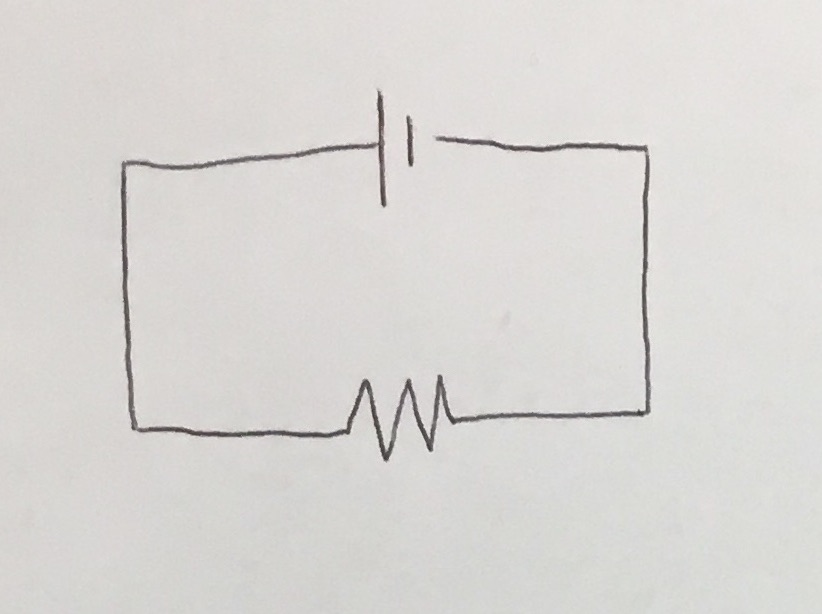
#> input picture imgs/1.JPG, 822 x 614 px, given in place of IMG_0095.JPG, which was not available
$ python render_circuit.py
#> lines starting #> are read from the running program, lines starting #| are printed output that depends on the picture; after the words box and inside, x2 and y2 are one past the last pixel; in counts of white or black regions, pixels touching at a corner belong together; pictures that were not available may be replaced by others from this repository, and a replacement may not be noted
### process_image.py
import cv2
import numpy as np
from collections import deque, namedtuple
from unionfind import UnionFind
from new_identify import identify_component
from graph import build_graph, component_edges, build_circuit

PLUSPLUSPLUS = np.array([
    [1, 1, 1, 0, 0, 0, 0, 0, 0, 0, 0, 0, 0, 0, 0, 0, 0, 1, 1, 1],
    [1, 1, 1, 0, 0, 0, 0, 0, 0, 0, 0, 0, 0, 0, 0, 0, 0, 1, 1, 1],
    [1, 1, 1, 1, 0, 0, 0, 0, 0, 0, 0, 0, 0, 0, 0, 0, 1, 1, 1, 1],
    [0, 0, 1, 1, 1, 0, 0, 0, 0, 0, 0, 0, 0, 0, 0, 1, 1, 1, 0, 0],
    [0, 0, 0, 1, 1, 1, 0, 0, 0, 0, 0, 0, 0, 0, 1, 1, 1, 0, 0, 0],
    [0, 0, 0, 0, 1, 1, 1, 0, 0, 0, 0, 0, 0, 1, 1, 1, 0, 0, 0, 0],
    [0, 0, 0, 0, 0, 1, 1, 1, 0, 0, 0, 0, 1, 1, 1, 0, 0, 0, 0, 0],
    [0, 0, 0, 0, 0, 0, 1, 1, 1, 0, 0, 1, 1, 1, 0, 0, 0, 0, 0, 0],
    [0, 0, 0, 0, 0, 0, 0, 1, 1, 1, 1, 1, 1, 0, 0, 0, 0, 0, 0, 0],
    [0, 0, 0, 0, 0, 0, 0, 0, 1, 1, 1, 1, 0, 0, 0, 0, 0, 0, 0, 0],
    [0, 0, 0, 0, 0, 0, 0, 0, 1, 1, 1, 1, 0, 0, 0, 0, 0, 0, 0, 0],
    [0, 0, 0, 0, 0, 0, 0, 1, 1, 1, 1, 1, 1, 0, 0, 0, 0, 0, 0, 0],
    [0, 0, 0, 0, 0, 0, 1, 1, 1, 0, 0, 0, 1, 1, 0, 0, 0, 0, 0, 0],
    [0, 0, 0, 0, 0, 1, 1, 1, 0, 0, 0, 0, 1, 1, 1, 0, 0, 0, 0, 0],
    [0, 0, 0, 0, 1, 1, 1, 0, 0, 0, 0, 0, 0, 1, 1, 1, 0, 0, 0, 0],
    [0, 0, 0, 1, 1, 1, 0, 0, 0, 0, 0, 0, 0, 0, 1, 1, 1, 0, 0, 0],
    [0, 0, 1, 1, 1, 0, 0, 0, 0, 0, 0, 0, 0, 0, 0, 1, 1, 1, 0, 0],
    [1, 1, 1, 1, 0, 0, 0, 0, 0, 0, 0, 0, 0, 0, 0, 0, 1, 1, 1, 1],
    [1, 1, 1, 0, 0, 0, 0, 0, 0, 0, 0, 0, 0, 0, 0, 0, 0, 1, 1, 1],
    [1, 1, 1, 0, 0, 0, 0, 0, 0, 0, 0, 0, 0, 0, 0, 0, 0, 1, 1, 1],
]).astype(np.uint8)

def resize_image(img):
    scale = np.sqrt(4e5 / (img.shape[0] * img.shape[1]))
    new_bounds = (int(img.shape[1] * scale), int(img.shape[0] * scale))
    img = cv2.resize(img, new_bounds, interpolation=cv2.INTER_CUBIC)
#> img: shape (546, 731)
    return img


def clean_image(img):
    img = cv2.GaussianBlur(img, (5, 5), 0)
    img = cv2.adaptiveThreshold(img, 255, cv2.ADAPTIVE_THRESH_MEAN_C,
                                cv2.THRESH_BINARY_INV, 25, 30)
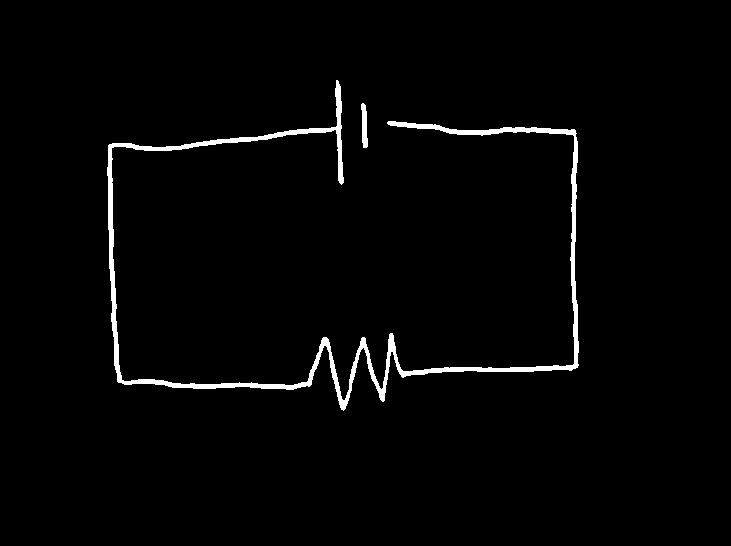
#> img: shape (546, 731); 2% white; 2 white regions, box (x1, y1, x2, y2) and area: (107, 80, 579, 411) 7763, (361, 103, 368, 148) 224
    img2 = cv2.morphologyEx(img, cv2.MORPH_CLOSE, np.ones((7, 7)))
#> img2: shape (546, 731); 2.1% white; 2 white regions, box (x1, y1, x2, y2) and area: (107, 80, 579, 411) 7994, (361, 103, 368, 148) 224
    img2 = cv2.dilate(img2, np.ones((5, 5)), iterations=2)
#> img2: shape (546, 731); 5.8% white; 2 white regions, box (x1, y1, x2, y2) and area: (103, 76, 583, 415) 22619, (357, 99, 372, 152) 704
    return img2, img


def detect_graph_components(img):
    # detect the circles
    circles_img = cv2.morphologyEx(
        img, cv2.MORPH_CLOSE, np.ones((5, 5)), iterations=3)
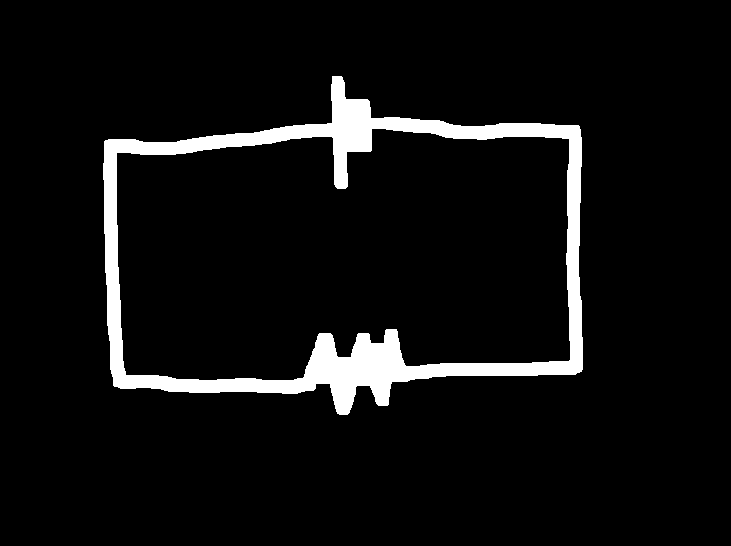
#> circles_img: shape (546, 731); 6.2% white; 1 white region

    contours, _ = cv2.findContours(255-circles_img, 1, 2)
#> contours = 3 contours; box (x1, y1, x2, y2) and area: (0, 0, 731, 546) 397850, (102, 75, 584, 416) 124754, (117, 129, 570, 380) 98296
    for cnt in contours:
        if cv2.contourArea(cnt) < 5000:
            cv2.drawContours(circles_img, [cnt], -1, 255, -1)
#> this loop made 3 passes
#> cnt on pass 3: [[0, 0], [0, 545], [730, 545], [730, 0]]
    circles_img = cv2.erode(circles_img, np.ones((21, 21)))
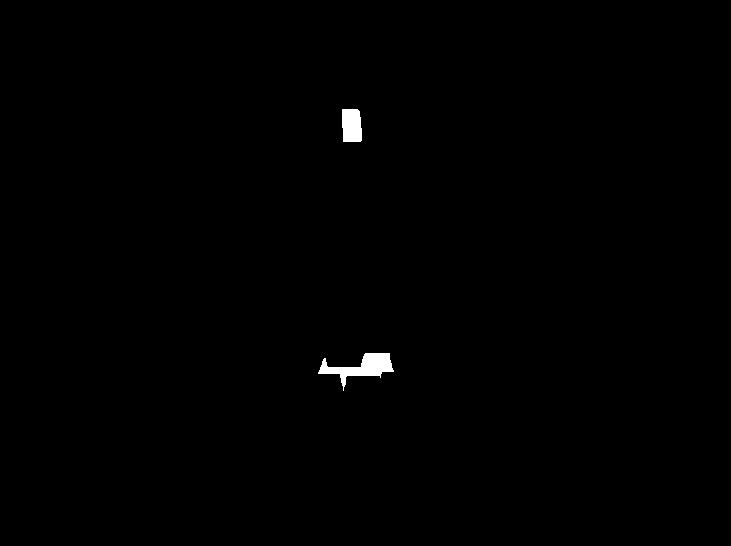
#> circles_img: shape (546, 731); 0.42% white; 2 white regions

    contours, _ = cv2.findContours(circles_img, 1, 2)
#> contours = 2 contours; box (x1, y1, x2, y2) and area: (318, 353, 394, 391) 962, (342, 109, 362, 142) 566
    for cnt in contours:
        area = cv2.contourArea(cnt)
        arclen = cv2.arcLength(cnt, True)
        if arclen == 0:
            continue
        circularity = (4 * np.pi * area) / (arclen * arclen)
        if (circularity < .8):
            cv2.drawContours(circles_img, [cnt], -1, 0, -1)
#> this loop made 2 passes
#> (area, arclen, circularity) on passes 1 to 2: (962.5, 229, 0.231), (566, 98.49, 0.733)
#> circles_img: shape (546, 731); 0.42% of pixels changed, all inside (x1, y1, x2, y2) = (318, 109, 394, 391)
    circles_img = cv2.dilate(circles_img, np.ones((21, 21)))

    # bind together
    blob_img = img-circles_img
    blob_img = cv2.morphologyEx(blob_img, cv2.MORPH_CLOSE, np.ones((29,29)), iterations=1)
#> blob_img: shape (546, 731); 6.6% white; 1 white region, box (x1, y1, x2, y2) and area: (103, 76, 583, 415) 26298
    blob_img = cv2.erode(blob_img, np.ones((9, 9)), iterations=2)
#> blob_img: shape (546, 731); 1.1% white; 2 white regions, box (x1, y1, x2, y2) and area: (312, 341, 402, 400) 3641, (339, 107, 364, 144) 867
    blob_img = cv2.morphologyEx(blob_img, cv2.MORPH_CLOSE, np.ones((15,15)), iterations=1)
    blob_img = cv2.morphologyEx(blob_img, cv2.MORPH_OPEN, np.ones((10,10)), iterations=1)
#> blob_img: shape (546, 731); 1.1% white; 2 white regions, box (x1, y1, x2, y2) and area: (315, 342, 395, 399) 3605, (340, 108, 365, 145) 867
    blob_img = cv2.dilate(blob_img, np.ones((29,29)))
#> blob_img: shape (546, 731); 2.9% white; 2 white regions, box (x1, y1, x2, y2) and area: (301, 328, 409, 413) 8225, (326, 94, 379, 159) 3387

    obstacle_mask = 255 - (circles_img | blob_img)
    line_img = cv2.erode(img&obstacle_mask, np.ones((9,9)))
#> line_img: shape (546, 731); 1.5% white; 4 white regions, box (x1, y1, x2, y2) and area: (107, 128, 322, 390) 2936, (387, 121, 579, 375) 2771, (338, 163, 344, 185) 108, (335, 80, 341, 90) 41

    resps = cv2.cornerHarris(line_img, 6, 15, 0.04)
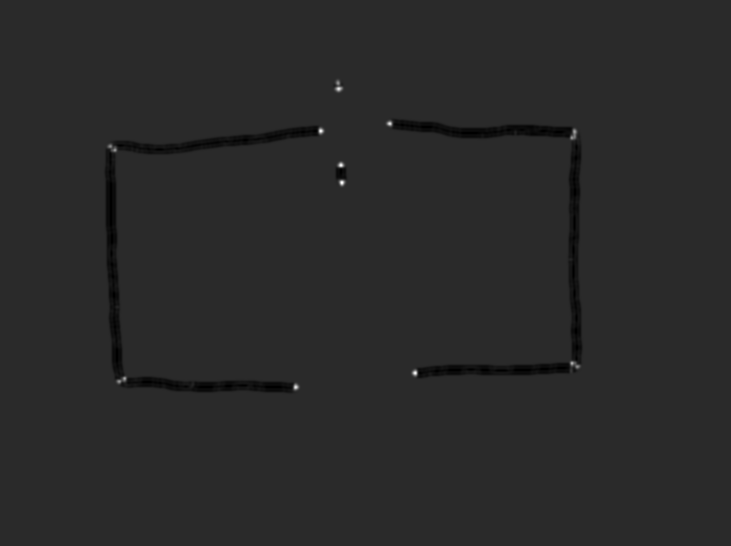
#> resps: shape (546, 731) float32; min -1.17e+11, max 5.92e+11, mean -2.03e+09; drawn with min black and max white
    corner_img = img*0
    corner_img[resps > .01 * resps.max()] = 255
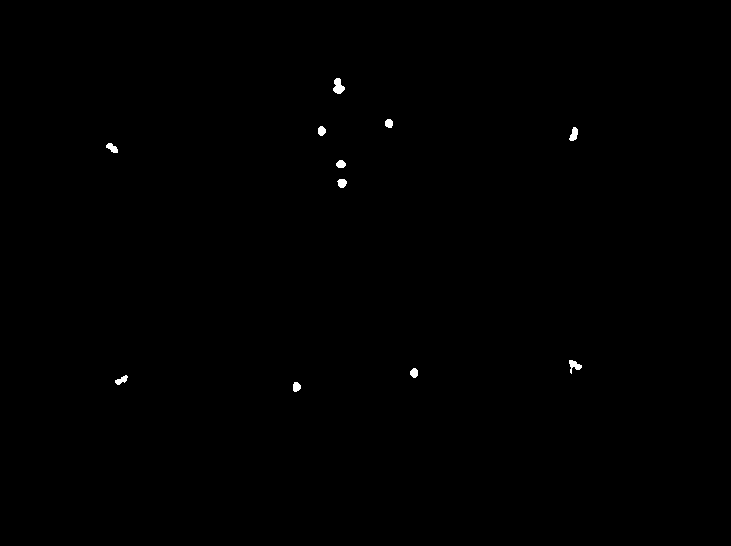
#> corner_img: shape (546, 731); 0.21% white; 11 white regions, largest, box (x1, y1, x2, y2) and area: (333, 78, 345, 94) 125, (569, 360, 582, 374) 90, (569, 127, 578, 141) 84

    corner_img = cv2.morphologyEx(corner_img, cv2.MORPH_CLOSE, np.ones((15,15)))
#> corner_img: shape (546, 731); 0.24% white; 10 white regions

    corner_contours, _ = cv2.findContours(corner_img, 1, 2)
#> corner_contours = 10 contours; largest, box (x1, y1, x2, y2) and area: (336, 160, 347, 188) 206, (333, 78, 345, 94) 109, (569, 360, 582, 374) 80, (569, 127, 578, 141) 67, (106, 143, 118, 153) 58
    corners = []
    for cnt in corner_contours:
        if cv2.contourArea(cnt) < 500:
            M = cv2.moments(cnt)
            if M['m00'] != 0:
                cx = int(M['m10']/M['m00'])
                cy = int(M['m01'] / M['m00'])
                corners.append((cx, cy))
        else:
            rect = cv2.minAreaRect(cnt)
            box = cv2.boxPoints(rect)
            box = np.int0(box)
#> this loop made 10 passes
#> (cx, cy) on passes 1 to 8: (296, 386), (121, 379), (413, 372), (574, 365), (341, 173), (111, 147), (573, 134), (321, 130)
#> after the loop, corners = [(296, 386), (121, 379), (413, 372), (574, 365), (341, 173), (111, 147), (573, 134), (321, 130), (388, 122), (337, 86)]


    corner_img *=0
    for c in corners:
        corner_img[c[1]][c[0]] = 255
#> this loop made 10 passes
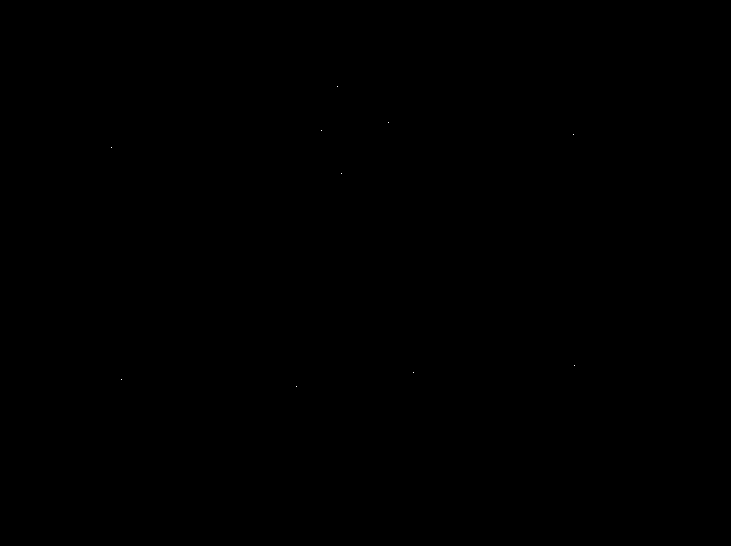
#> corner_img: shape (546, 731); 0% white in thin lines or dots, all inside (x1, y1, x2, y2) = (111, 86, 575, 387)
    corner_img = cv2.dilate(corner_img, PLUSPLUSPLUS)
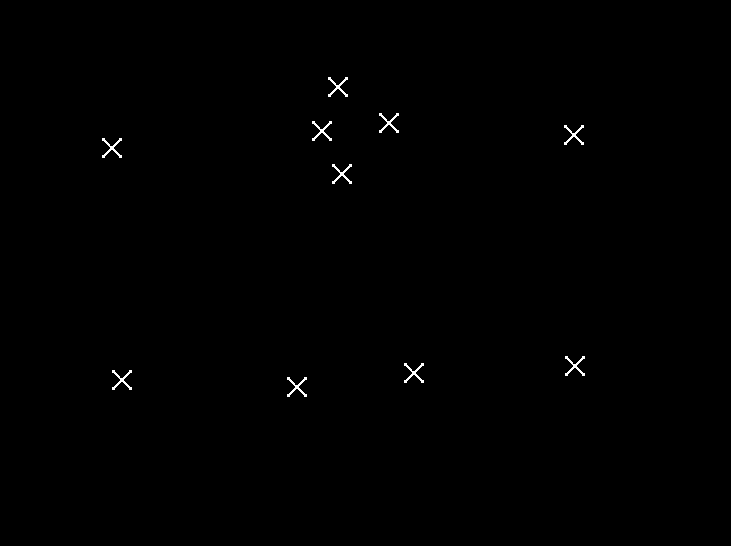
#> corner_img: shape (546, 731); 0.3% white in thin lines or dots, all inside (x1, y1, x2, y2) = (102, 77, 585, 397)

    line_img -= corner_img
#> line_img: shape (546, 731); min 0, max 255, mean 3.6
    line_img[line_img < 10] = 0
#> line_img: shape (546, 731); 1.4% white; 23 white regions (15 under 20 px)
#> (the rest of the program and of its run is left out)
